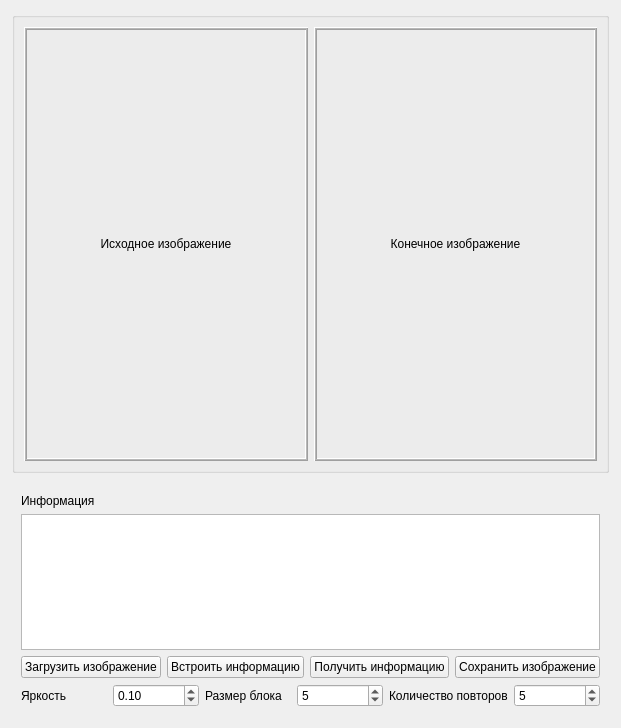
<?xml version="1.0" encoding="UTF-8"?>
<ui version="4.0">
 <class>MainWindow</class>
 <widget class="QMainWindow" name="MainWindow">
  <property name="geometry">
   <rect>
    <x>0</x>
    <y>0</y>
    <width>586</width>
    <height>728</height>
   </rect>
  </property>
  <property name="sizePolicy">
   <sizepolicy hsizetype="Maximum" vsizetype="Preferred">
    <horstretch>0</horstretch>
    <verstretch>1</verstretch>
   </sizepolicy>
  </property>
  <property name="windowTitle">
   <string>Метод Куттера-Джордана-Боссена</string>
  </property>
  <widget class="QWidget" name="centralwidget">
   <property name="enabled">
    <bool>true</bool>
   </property>
   <layout class="QVBoxLayout" name="verticalLayout">
    <property name="spacing">
     <number>12</number>
    </property>
    <property name="leftMargin">
     <number>12</number>
    </property>
    <property name="topMargin">
     <number>12</number>
    </property>
    <property name="rightMargin">
     <number>12</number>
    </property>
    <property name="bottomMargin">
     <number>12</number>
    </property>
    <item>
     <widget class="QGroupBox" name="horizontalGroupBox_2">
      <property name="sizePolicy">
       <sizepolicy hsizetype="Minimum" vsizetype="Preferred">
        <horstretch>0</horstretch>
        <verstretch>2</verstretch>
       </sizepolicy>
      </property>
      <property name="minimumSize">
       <size>
        <width>0</width>
        <height>300</height>
       </size>
      </property>
      <layout class="QHBoxLayout" name="horizontalLayout_2" stretch="0,0">
       <item>
        <widget class="QLabel" name="graphicsViewFirst">
         <property name="enabled">
          <bool>true</bool>
         </property>
         <property name="sizePolicy">
          <sizepolicy hsizetype="MinimumExpanding" vsizetype="Preferred">
           <horstretch>0</horstretch>
           <verstretch>1</verstretch>
          </sizepolicy>
         </property>
         <property name="minimumSize">
          <size>
           <width>0</width>
           <height>0</height>
          </size>
         </property>
         <property name="frameShape">
          <enum>QFrame::Box</enum>
         </property>
         <property name="frameShadow">
          <enum>QFrame::Raised</enum>
         </property>
         <property name="lineWidth">
          <number>1</number>
         </property>
         <property name="midLineWidth">
          <number>1</number>
         </property>
         <property name="text">
          <string>Исходное изображение</string>
         </property>
         <property name="scaledContents">
          <bool>false</bool>
         </property>
         <property name="alignment">
          <set>Qt::AlignCenter</set>
         </property>
        </widget>
       </item>
       <item>
        <widget class="QLabel" name="graphicsViewSecond">
         <property name="sizePolicy">
          <sizepolicy hsizetype="MinimumExpanding" vsizetype="Preferred">
           <horstretch>0</horstretch>
           <verstretch>1</verstretch>
          </sizepolicy>
         </property>
         <property name="minimumSize">
          <size>
           <width>0</width>
           <height>0</height>
          </size>
         </property>
         <property name="frameShape">
          <enum>QFrame::Box</enum>
         </property>
         <property name="frameShadow">
          <enum>QFrame::Raised</enum>
         </property>
         <property name="midLineWidth">
          <number>1</number>
         </property>
         <property name="text">
          <string>Конечное изображение</string>
         </property>
         <property name="scaledContents">
          <bool>false</bool>
         </property>
         <property name="alignment">
          <set>Qt::AlignCenter</set>
         </property>
        </widget>
       </item>
      </layout>
     </widget>
    </item>
    <item>
     <widget class="QWidget" name="verticalWidget" native="true">
      <property name="sizePolicy">
       <sizepolicy hsizetype="Preferred" vsizetype="Preferred">
        <horstretch>0</horstretch>
        <verstretch>1</verstretch>
       </sizepolicy>
      </property>
      <property name="minimumSize">
       <size>
        <width>0</width>
        <height>100</height>
       </size>
      </property>
      <layout class="QVBoxLayout" name="verticalLayout_3">
       <item>
        <layout class="QVBoxLayout" name="verticalLayout_2">
         <item>
          <widget class="QLabel" name="label">
           <property name="text">
            <string>Информация</string>
           </property>
          </widget>
         </item>
         <item>
          <widget class="QPlainTextEdit" name="plainTextEditInformation"/>
         </item>
        </layout>
       </item>
       <item>
        <layout class="QHBoxLayout" name="horizontalLayout">
         <item>
          <widget class="QPushButton" name="pushButtonImport">
           <property name="text">
            <string>Загрузить изображение</string>
           </property>
          </widget>
         </item>
         <item>
          <widget class="QPushButton" name="pushButtonEncrypt">
           <property name="text">
            <string>Встроить информацию</string>
           </property>
          </widget>
         </item>
         <item>
          <widget class="QPushButton" name="pushButtonDecrypt">
           <property name="text">
            <string>Получить информацию</string>
           </property>
          </widget>
         </item>
         <item>
          <widget class="QPushButton" name="pushButtonSave">
           <property name="text">
            <string>Сохранить изображение</string>
           </property>
          </widget>
         </item>
        </layout>
       </item>
       <item>
        <layout class="QHBoxLayout" name="horizontalLayout_3">
         <item>
          <widget class="QLabel" name="label_2">
           <property name="text">
            <string>Яркость</string>
           </property>
          </widget>
         </item>
         <item>
          <widget class="QDoubleSpinBox" name="doubleSpinBoxBrightness">
           <property name="singleStep">
            <double>0.100000000000000</double>
           </property>
           <property name="value">
            <double>0.100000000000000</double>
           </property>
          </widget>
         </item>
         <item>
          <widget class="QLabel" name="label_3">
           <property name="text">
            <string>Размер блока</string>
           </property>
          </widget>
         </item>
         <item>
          <widget class="QSpinBox" name="spinBoxSizeBlock">
           <property name="value">
            <number>5</number>
           </property>
          </widget>
         </item>
         <item>
          <widget class="QLabel" name="label_4">
           <property name="text">
            <string>Количество повторов</string>
           </property>
          </widget>
         </item>
         <item>
          <widget class="QSpinBox" name="spinBoxCountRepeat">
           <property name="value">
            <number>5</number>
           </property>
          </widget>
         </item>
        </layout>
       </item>
      </layout>
     </widget>
    </item>
   </layout>
  </widget>
 </widget>
 <resources/>
 <connections/>
</ui>
